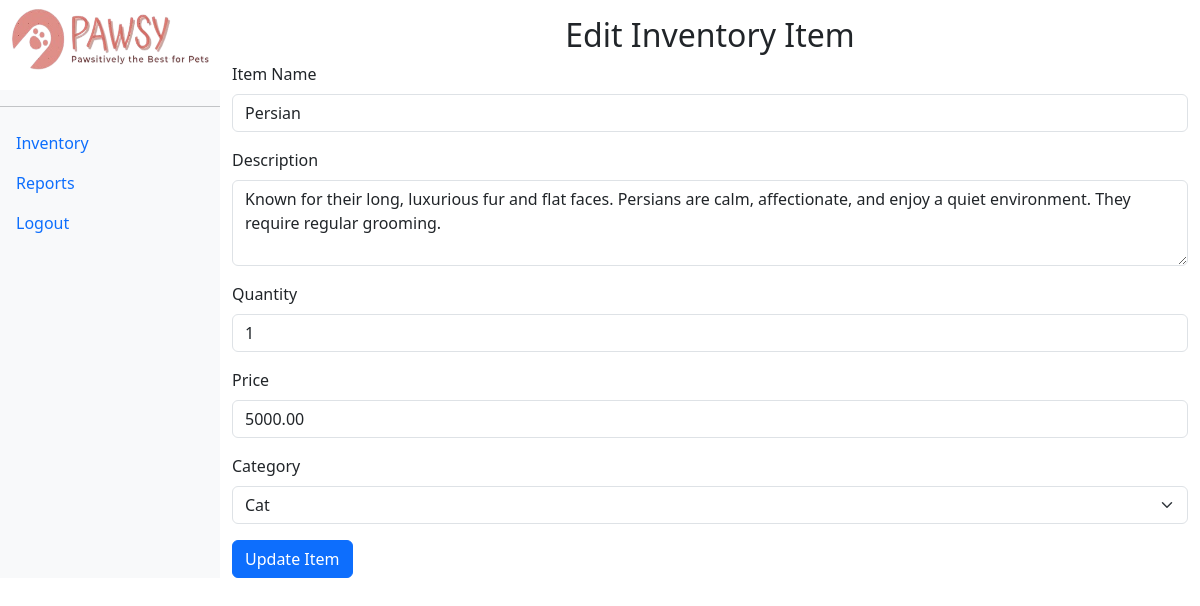
/public/edit_item.php?id=12 (signed in), run on the app's committed database.
### tables this page shows
CREATE TABLE IF NOT EXISTS `inventory` (
  `id` int NOT NULL AUTO_INCREMENT,
  `name` varchar(255) NOT NULL,
  `description` text,
  `quantity` int NOT NULL,
  `price` decimal(10,2) NOT NULL,
  `category` varchar(100) DEFAULT NULL,
  `created_at` timestamp NULL DEFAULT CURRENT_TIMESTAMP,
  PRIMARY KEY (`id`)
);

CREATE TABLE IF NOT EXISTS `categories` (
  `id` int NOT NULL AUTO_INCREMENT,
  `name` varchar(100) NOT NULL,
  PRIMARY KEY (`id`)
);

### public/edit_item.php (the view, shortened to what this page needs)
<?php
require '../config.php';
$id = $_GET['id'];
$stmt = $pdo->prepare("SELECT * FROM inventory WHERE id = ?");
$stmt->execute([$id]);
$item = $stmt->fetch();
$categories = $pdo->query("SELECT * FROM categories")->fetchAll();
?>
<!DOCTYPE html>
<html lang="en">
<head>
    <link href="https://cdn.jsdelivr.net/npm/bootstrap@5.3.0/dist/css/bootstrap.min.css" rel="stylesheet">
</head>
<body>
    <div class="d-flex">
        <?php include 'dashboard.php'; ?>
        <div class="container-fluid mt-3">
            <h2 class="text-center">Edit Inventory Item</h2>
            <form method="POST" action="../backend/edit_item.php">
                <div class="mb-3">
                    <label for="name" class="form-label">Item Name</label>
                    <input type="text" class="form-control" id="name" name="name" value="<?= htmlspecialchars($item['name']) ?>" required>
                </div>
                <div class="mb-3">
                    <label for="description" class="form-label">Description</label>
                    <textarea class="form-control" id="description" name="description" rows="3" required><?= htmlspecialchars($item['description']) ?></textarea>
                </div>
                <div class="mb-3">
                    <label for="quantity" class="form-label">Quantity</label>
                    <input type="number" class="form-control" id="quantity" name="quantity" value="<?= htmlspecialchars($item['quantity']) ?>" required>
                </div>
                <div class="mb-3">
                    <label for="price" class="form-label">Price</label>
                    <input type="number" step="0.01" class="form-control" id="price" name="price" value="<?= htmlspecialchars($item['price']) ?>" required>
                </div>
                <div class="mb-3">
                    <label for="category_id" class="form-label">Category</label>
                    <select class="form-select" id="category_id" name="category_id" required>
                        <?php foreach ($categories as $category): ?>
                            <option value="<?= $category['id'] ?>" <?= $category['name'] == $item['category'] ? 'selected' : '' ?>>
                                <?= $category['name'] ?>
                            </option>
                        <?php endforeach; ?>
                    </select>
                </div>
                <button type="submit" class="btn btn-primary">Update Item</button>
            </form>
        </div>
    </div>
</body>
</html>

### data on the page
inventory: name "Persian", description "Known for their long, luxurious fur and flat faces. Persians are calm, affectionate, and enjoy a quiet environment. They require regular grooming.", quantity "1", price "5000.00", category_id "Cat"
